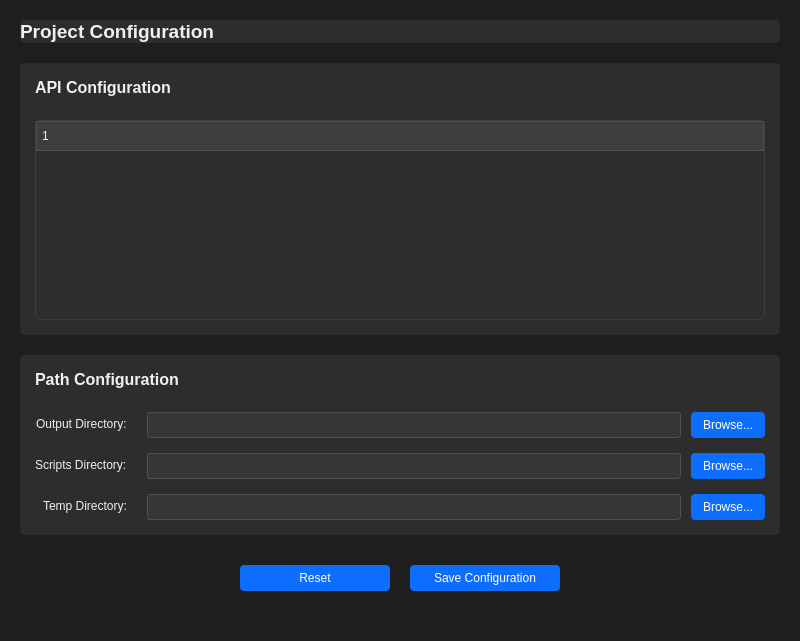
<?xml version="1.0" encoding="UTF-8"?>
<ui version="4.0">
 <class>ProjectConfigPage</class>
 <widget class="QWidget" name="ProjectConfigPage">
  <property name="geometry">
   <rect>
    <x>0</x>
    <y>0</y>
    <width>800</width>
    <height>641</height>
   </rect>
  </property>
  <property name="windowTitle">
   <string>Project Configuration</string>
  </property>
  <property name="styleSheet">
   <string notr="true">/* Dark theme stylesheet */
QWidget {
    background-color: #1e1e1e;
    color: #f0f0f0;
}

QLabel {
    color: #f0f0f0;
}

QFrame {
    background-color: #2d2d2d;
    border-radius: 5px;
}

QPushButton {
    background-color: #0d6efd;
    color: white;
    border: none;
    padding: 6px 12px;
    border-radius: 4px;
}

QPushButton:hover {
    background-color: #0b5ed7;
}

QPushButton:pressed {
    background-color: #0a58ca;
}

QTreeWidget, QTableWidget {
    background-color: #2d2d2d;
    alternate-background-color: #363636;
    border: 1px solid #3d3d3d;
    gridline-color: #3d3d3d;
}

QHeaderView::section {
    background-color: #3d3d3d;
    color: #f0f0f0;
    padding: 5px;
    border: 1px solid #505050;
}

QLineEdit, QPlainTextEdit, QSpinBox, QDoubleSpinBox, QComboBox {
    background-color: #363636;
    border: 1px solid #505050;
    color: #f0f0f0;
    padding: 4px;
    border-radius: 3px;
}

QLineEdit:focus, QPlainTextEdit:focus, QSpinBox:focus, QDoubleSpinBox:focus, QComboBox:focus {
    border: 1px solid #0d6efd;
}

QScrollBar:vertical {
    background-color: #2d2d2d;
    width: 12px;
    margin: 0px;
}

QScrollBar::handle:vertical {
    background-color: #505050;
    min-height: 20px;
    border-radius: 3px;
}

QScrollBar::handle:vertical:hover {
    background-color: #606060;
}

QScrollBar::add-line:vertical, QScrollBar::sub-line:vertical {
    height: 0px;
}

QScrollBar:horizontal {
    background-color: #2d2d2d;
    height: 12px;
    margin: 0px;
}

QScrollBar::handle:horizontal {
    background-color: #505050;
    min-width: 20px;
    border-radius: 3px;
}

QScrollBar::handle:horizontal:hover {
    background-color: #606060;
}

QScrollBar::add-line:horizontal, QScrollBar::sub-line:horizontal {
    width: 0px;
}

Line {
    background-color: #505050;
}</string>
  </property>
  <layout class="QVBoxLayout" name="verticalLayout">
   <property name="spacing">
    <number>20</number>
   </property>
   <property name="leftMargin">
    <number>20</number>
   </property>
   <property name="topMargin">
    <number>20</number>
   </property>
   <property name="rightMargin">
    <number>20</number>
   </property>
   <property name="bottomMargin">
    <number>20</number>
   </property>
   <item>
    <widget class="QLabel" name="pageTitle">
     <property name="font">
      <font>
       <pointsize>14</pointsize>
       <weight>75</weight>
       <bold>true</bold>
      </font>
     </property>
     <property name="text">
      <string>Project Configuration</string>
     </property>
    </widget>
   </item>
   <item>
    <widget class="QFrame" name="api_config_card">
     <property name="frameShape">
      <enum>QFrame::StyledPanel</enum>
     </property>
     <property name="frameShadow">
      <enum>QFrame::Raised</enum>
     </property>
     <layout class="QVBoxLayout" name="verticalLayout_2">
      <property name="spacing">
       <number>10</number>
      </property>
      <property name="leftMargin">
       <number>15</number>
      </property>
      <property name="topMargin">
       <number>15</number>
      </property>
      <property name="rightMargin">
       <number>15</number>
      </property>
      <property name="bottomMargin">
       <number>15</number>
      </property>
      <item>
       <widget class="QLabel" name="apiConfigTitle">
        <property name="font">
         <font>
          <pointsize>12</pointsize>
          <weight>75</weight>
          <bold>true</bold>
         </font>
        </property>
        <property name="text">
         <string>API Configuration</string>
        </property>
       </widget>
      </item>
      <item>
       <widget class="Line" name="line">
        <property name="orientation">
         <enum>Qt::Horizontal</enum>
        </property>
       </widget>
      </item>
      <item>
       <layout class="QVBoxLayout" name="apiConfigForm">
        <property name="spacing">
         <number>10</number>
        </property>
        <item>
         <widget class="QTreeWidget" name="APIDetailsTreeView">
          <property name="minimumSize">
           <size>
            <width>0</width>
            <height>200</height>
           </size>
          </property>
          <property name="alternatingRowColors">
           <bool>true</bool>
          </property>
          <property name="selectionMode">
           <enum>QAbstractItemView::SingleSelection</enum>
          </property>
          <attribute name="headerDefaultSectionSize">
           <number>200</number>
          </attribute>
         </widget>
        </item>
       </layout>
      </item>
     </layout>
    </widget>
   </item>
   <item>
    <widget class="QFrame" name="path_config_card">
     <property name="frameShape">
      <enum>QFrame::StyledPanel</enum>
     </property>
     <property name="frameShadow">
      <enum>QFrame::Raised</enum>
     </property>
     <layout class="QVBoxLayout" name="verticalLayout_3">
      <property name="spacing">
       <number>10</number>
      </property>
      <property name="leftMargin">
       <number>15</number>
      </property>
      <property name="topMargin">
       <number>15</number>
      </property>
      <property name="rightMargin">
       <number>15</number>
      </property>
      <property name="bottomMargin">
       <number>15</number>
      </property>
      <item>
       <widget class="QLabel" name="pathConfigTitle">
        <property name="font">
         <font>
          <pointsize>12</pointsize>
          <weight>75</weight>
          <bold>true</bold>
         </font>
        </property>
        <property name="text">
         <string>Path Configuration</string>
        </property>
       </widget>
      </item>
      <item>
       <widget class="Line" name="line_2">
        <property name="orientation">
         <enum>Qt::Horizontal</enum>
        </property>
       </widget>
      </item>
      <item>
       <layout class="QFormLayout" name="pathConfigForm">
        <property name="labelAlignment">
         <set>Qt::AlignRight|Qt::AlignTrailing|Qt::AlignVCenter</set>
        </property>
        <property name="horizontalSpacing">
         <number>20</number>
        </property>
        <property name="verticalSpacing">
         <number>15</number>
        </property>
        <item row="0" column="0">
         <widget class="QLabel" name="outputDirLabel">
          <property name="text">
           <string>Output Directory:</string>
          </property>
         </widget>
        </item>
        <item row="0" column="1">
         <layout class="QHBoxLayout" name="outputDirLayout">
          <property name="spacing">
           <number>10</number>
          </property>
          <item>
           <widget class="QLineEdit" name="outputDirInput">
            <property name="minimumSize">
             <size>
              <width>350</width>
              <height>0</height>
             </size>
            </property>
           </widget>
          </item>
          <item>
           <widget class="QPushButton" name="browseOutputBtn">
            <property name="text">
             <string>Browse...</string>
            </property>
           </widget>
          </item>
         </layout>
        </item>
        <item row="1" column="0">
         <widget class="QLabel" name="scriptsDirLabel">
          <property name="text">
           <string>Scripts Directory:</string>
          </property>
         </widget>
        </item>
        <item row="1" column="1">
         <layout class="QHBoxLayout" name="scriptsDirLayout">
          <property name="spacing">
           <number>10</number>
          </property>
          <item>
           <widget class="QLineEdit" name="scriptsDirInput">
            <property name="minimumSize">
             <size>
              <width>350</width>
              <height>0</height>
             </size>
            </property>
           </widget>
          </item>
          <item>
           <widget class="QPushButton" name="browseScriptsBtn">
            <property name="text">
             <string>Browse...</string>
            </property>
           </widget>
          </item>
         </layout>
        </item>
        <item row="2" column="0">
         <widget class="QLabel" name="tempDirLabel">
          <property name="text">
           <string>Temp Directory:</string>
          </property>
         </widget>
        </item>
        <item row="2" column="1">
         <layout class="QHBoxLayout" name="tempDirLayout">
          <property name="spacing">
           <number>10</number>
          </property>
          <item>
           <widget class="QLineEdit" name="tempDirInput">
            <property name="minimumSize">
             <size>
              <width>350</width>
              <height>0</height>
             </size>
            </property>
           </widget>
          </item>
          <item>
           <widget class="QPushButton" name="browseTempBtn">
            <property name="text">
             <string>Browse...</string>
            </property>
           </widget>
          </item>
         </layout>
        </item>
       </layout>
      </item>
     </layout>
    </widget>
   </item>
   <item>
    <layout class="QHBoxLayout" name="actionButtonsLayout">
     <property name="topMargin">
      <number>10</number>
     </property>
     <item>
      <spacer name="horizontalSpacer_2">
       <property name="orientation">
        <enum>Qt::Horizontal</enum>
       </property>
       <property name="sizeHint" stdset="0">
        <size>
         <width>40</width>
         <height>20</height>
        </size>
       </property>
      </spacer>
     </item>
     <item>
      <widget class="QPushButton" name="resetConfigBtn">
       <property name="minimumSize">
        <size>
         <width>150</width>
         <height>0</height>
        </size>
       </property>
       <property name="text">
        <string>Reset</string>
       </property>
      </widget>
     </item>
     <item>
      <widget class="QPushButton" name="saveConfigBtn">
       <property name="minimumSize">
        <size>
         <width>150</width>
         <height>0</height>
        </size>
       </property>
       <property name="text">
        <string>Save Configuration</string>
       </property>
      </widget>
     </item>
     <item>
      <spacer name="horizontalSpacer_3">
       <property name="orientation">
        <enum>Qt::Horizontal</enum>
       </property>
       <property name="sizeHint" stdset="0">
        <size>
         <width>40</width>
         <height>20</height>
        </size>
       </property>
      </spacer>
     </item>
    </layout>
   </item>
   <item>
    <spacer name="verticalSpacer">
     <property name="orientation">
      <enum>Qt::Vertical</enum>
     </property>
     <property name="sizeHint" stdset="0">
      <size>
       <width>20</width>
       <height>40</height>
      </size>
     </property>
    </spacer>
   </item>
  </layout>
 </widget>
 <resources/>
 <connections/>
</ui>
